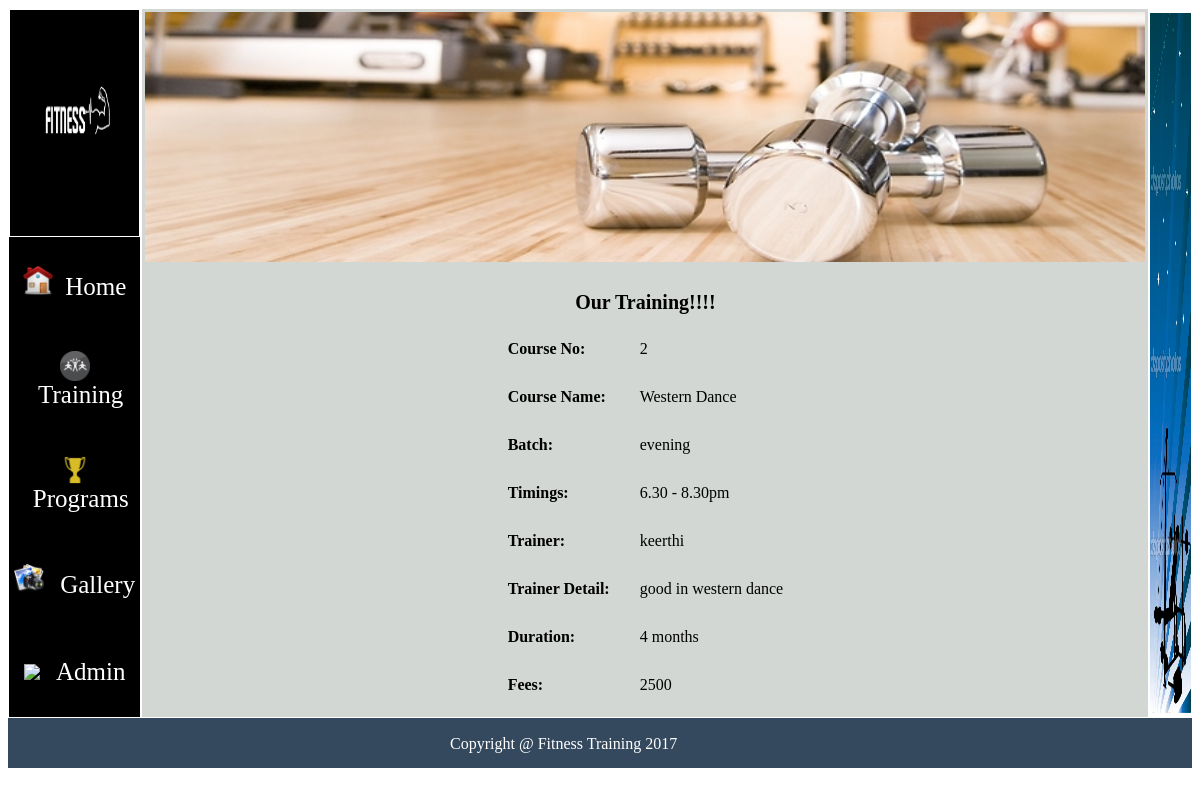
The page /Trainingdetail.php?couid=2 on the database its author committed.
### tables this page shows
CREATE TABLE `courses` (
  `cid` int(11) NOT NULL,
  `cname` varchar(60) NOT NULL,
  `batch` varchar(60) NOT NULL,
  `timings` varchar(60) NOT NULL,
  `trainer` varchar(80) NOT NULL,
  `trainerinfo` varchar(100) NOT NULL,
  `duration` varchar(60) NOT NULL,
  `fees` int(11) NOT NULL
);

### Trainingdetail.php (the view, shortened to what this page needs)
<!DOCTYPE html PUBLIC "-//W3C//DTD XHTML 1.0 Transitional//EN" "http://www.w3.org/TR/xhtml1/DTD/xhtml1-transitional.dtd">
<html xmlns="http://www.w3.org/1999/xhtml">
<head>
</head>
<body onload="slide();">
<?php
include("Connection.php");
?>
<?php
if(!$con)
{
	echo "Connection error ".mysqli_connect_error();
}
else
{
	$id=$_REQUEST['couid'];
	$q="select *from courses where cid=$id";
	$result=mysqli_query($con,$q);
		?>
<table width="100%" height="700" border="0" cellspacing="0">
<tr>
<td width="20%">
<table width="100%" height="100%" cellspacing="0" border="0" style="color:white;" >
<tr height="100"><td ><img src="images/l.png"  width="100%" height="100%" /></td></tr>
<tr><td class="aa"><img src="images/home-icon.png" width="30" />&nbsp;&nbsp;&nbsp;<a href="Home.php" class="ss">Home</a></td></tr>
<tr><td class="aa"><img src="images/t.png" width="30" /> &nbsp;&nbsp;&nbsp;<a href="Training.php" class="ss">Training</a></td></tr>
<tr><td class="aa"><img src="images/trophy.png" width="30" /> &nbsp;&nbsp;&nbsp;<a href="Programs.php" class="ss">Programs</a></td></tr>
<tr><td class="aa"><img src="images/g1.png" width="30" /> &nbsp;&nbsp;&nbsp;<a href="Gallery.php" class="ss">Gallery</a></td></tr>
<tr><td class="aa"><img src="images/a.png" width="30" /> &nbsp;&nbsp;&nbsp;<a href="Admin.php" class="ss">Admin</a></td></tr>
</table>
</td>
<td width="60%">
<table bgcolor="#D2D7D3">
<tr><td colspan="2" ><img src="" id="m1"  width="1000" height="250"  /></td></tr>
<tr><td colspan="2"  align="center" height="50" style="font-family:Algerian;font-weight:bold;font-size:20px;">
<br />
Our Training!!!!
</td></tr>
<tr>
<td >
<?php
echo "<table align='center' cellpadding='10' cellspacing='10' >";
	while($r=mysqli_fetch_assoc($result))
	{
		echo "<tr><td><b>Course No:</b></td><td>".$r['cid']."</td></tr>";
		echo "<tr><td><b>Course Name:</b></td><td>".$r['cname']."</td></tr>";
		echo "<tr><td><b>Batch:</b></td><td>".$r['batch']."</td></tr>";
		echo "<tr><td><b>Timings:</b></td><td>".$r['timings']."</td></tr>";
		echo "<tr><td><b>Trainer:</b></td><td>".$r['trainer']."</td></tr>";
		echo "<tr><td><b>Trainer Detail:</b></td><td>".$r['trainerinfo']."</td></tr>";
		echo "<tr><td><b>Duration:</b></td><td>".$r['duration']."</td></tr>";
		echo "<tr><td><b>Fees:</b></td><td>".$r['fees']."</td></tr>";
	}
	echo "</table>";
}
?>
</td>
</tr>
</table>
</td>
<td width="20%">
<img src="images/g2.jpg" height="700" width="100%"/>
</td>
</tr>
<tr bgcolor="#34495e" style="color:white;" height="50">
<td align="center" colspan="3">
<marquee>Copyright @ Fitness Training 2017</marquee>
</td>
</tr>
</table>
</body>
</html>

### Trainingdetail.php (style rules this page uses)
.ss { text-decoration:none; text-align:center; // color:black; font-size:25px; //color:#953163; }
.aa { text-align:center; //background-color:#83D6DE; background-color:black; color:white; height:50px; }
a { color:white; }
div { text-align:justify; width:300px; line-height:25px; }

### rows shown on the page
courses: cid "2", cname "Western Dance", batch "evening", timings "6.30 - 8.30pm", trainer "keerthi", trainerinfo "good in western dance", duration "4 months", fees "2500"
